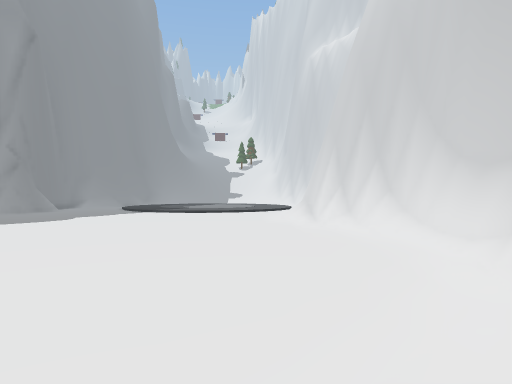
view 1 (above)

16 first-person views from a walk through a scene from a Unity 3-D project. The camera is 1.3 m above the floor, looks level and sees 75° across. The floor is counted in squares, 2 m on a side. Each view is taken from the middle of a square. On the plan, view 1 faces up. The plan holds only what a view shows up to about 10 squares ahead; the rest is blank. The place goes on beyond the plan. The player is left out. Some surface patterns are stand-ins.

view 2
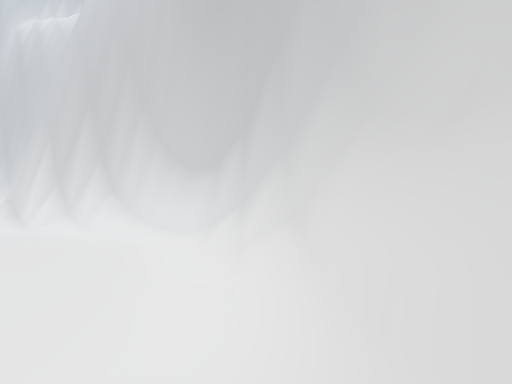

view 3
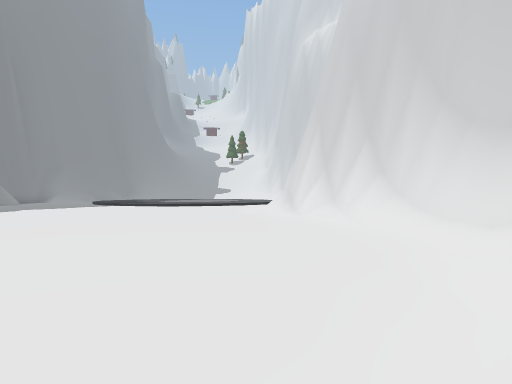

view 4
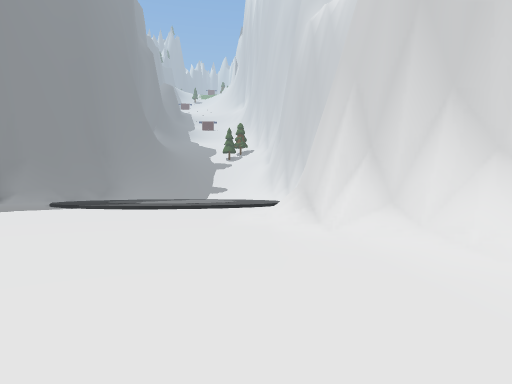

view 5
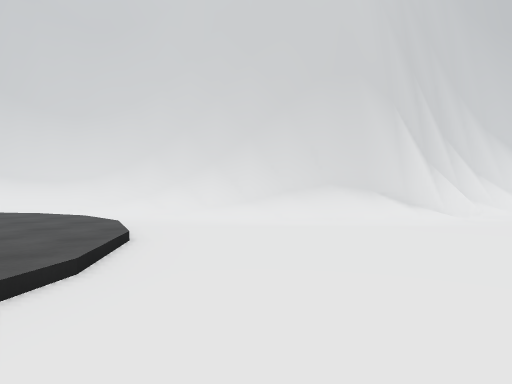

view 6
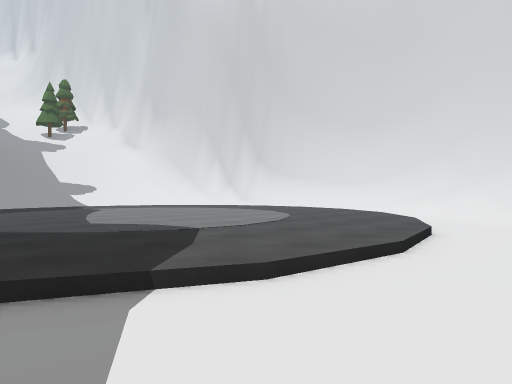

view 7
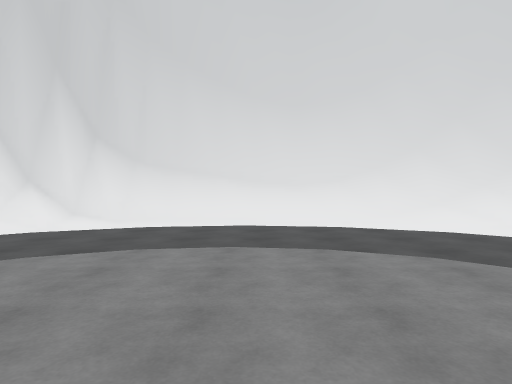

view 8
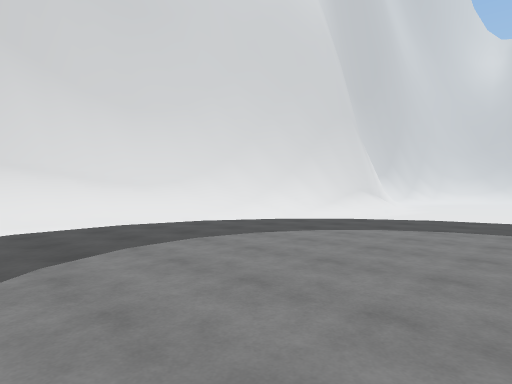

view 9
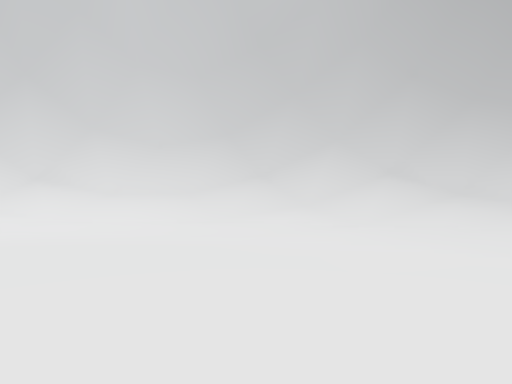

view 10
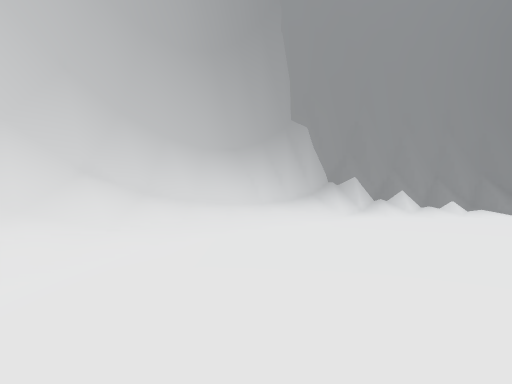

view 11
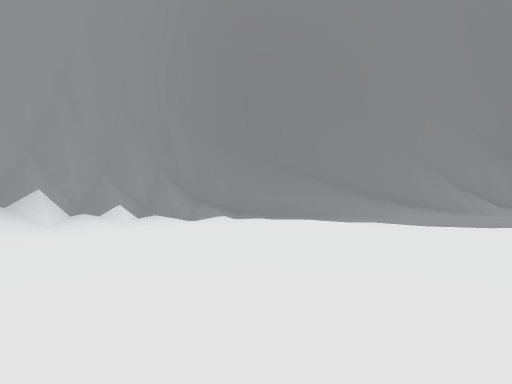

view 12
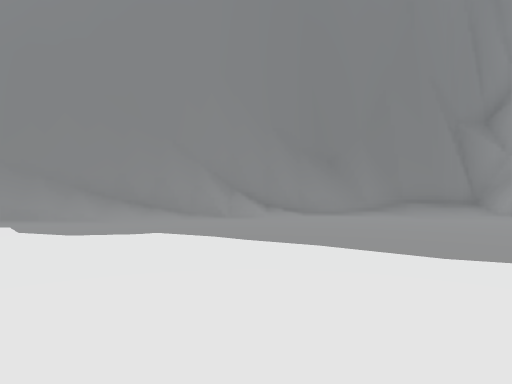

view 13
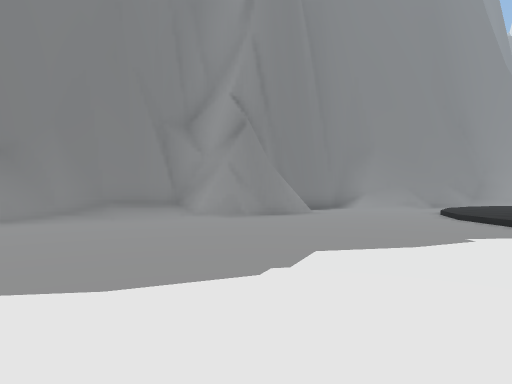

view 14
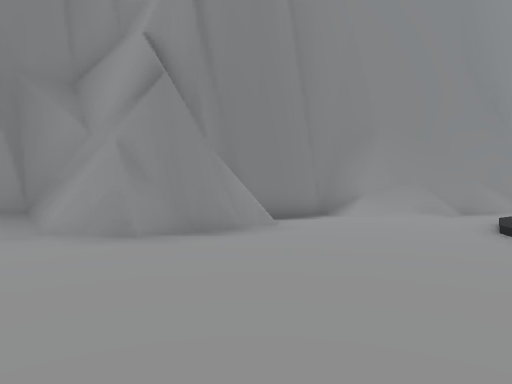

view 15
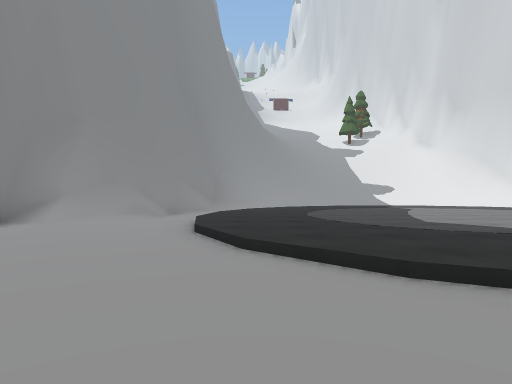

view 16
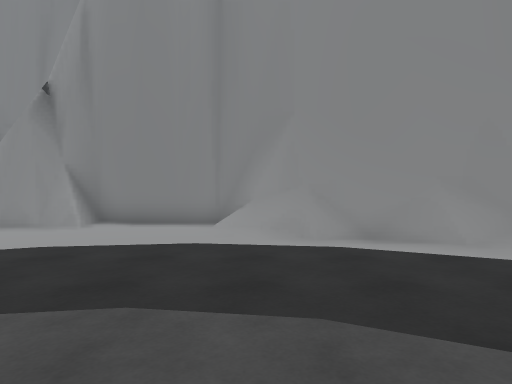

### Floor plan
Key: @ floor where view 1 was taken; # wall or solid block; . main floor; : floor 0.25 m higher than the main floor; / step, stairs or slope; = window, fence, low wall or low ledge.
Columns run from 15 left of view 1 to 4 right of it. Each row starts with its distance up from view 1.
 27     #/.:::::::::://#
 26   ###./:::::::::://#
 25  ##//./:::::::::::/#
 24  #/.../:::::::::::/#
 23  #..../:::::::::::/#
 22  #..../:::::::::://#
 21  ##..../:::::::::./#
 20   #...../:::::::///#
 19   #....../::::/../##
 18 ###............../##
 17 #/.............../#
 16 #/.............../#
 15 #/.............../
 14 #/.............../
 13 #................/#
 12 #/.............../##
 11 #/................/#
 10 ##................/#
  9 ##/.............../#
  8  #/................#
  7  #/................#
  6  #=................#
  5  ##.............../#
  4   #/............../#
  3   #/.............//#
  2   #=/...........//##
  1   ##//.........//##
  0    ###//.....//@##
 -1      ##///////###
 -2       #########

Where each view was taken, in squares from view 1:
view 1: 0 up, 0 right, facing up
view 2: 0 up, 0 right, facing up-right
view 3: 2 up, 1 right, facing up
view 4: 6 up, 1 right, facing up
view 5: 17 up, 6 left, facing right
view 6: 17 up, 7 left, facing up-right
view 7: 24 up, 4 left, facing right
view 8: 27 up, 4 left, facing down-right
view 9: 4 up, 4 left, facing down-right
view 10: 4 up, 0 right, facing down-left
view 11: 4 up, 4 left, facing left
view 12: 11 up, 5 left, facing left
view 13: 12 up, 6 left, facing up-left
view 14: 16 up, 8 left, facing up-left
view 15: 17 up, 8 left, facing up
view 16: 25 up, 5 left, facing left
